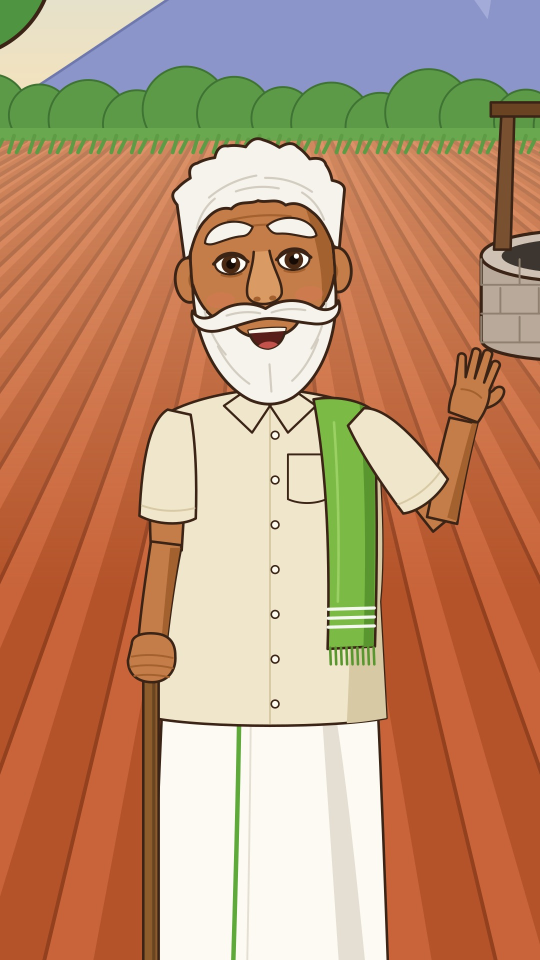
#> input picture series/01-groundnut/ep01/2d-test/2d_gesture.jpg, 1080 x 1920 px (shown at 1/2 size)
$ python cutout.py ../../series/01-groundnut/ep01/2d-test/2d_gesture.jpg ../../series/01-groundnut/ep01/2d-test/2d_med.jpg
#> lines starting #> are read from the running program, lines starting #| are printed output that depends on the picture; after the words box and inside, x2 and y2 are one past the last pixel; in counts of white or black regions, pixels touching at a corner belong together
"""Cut a character out of a plain white background (art from assets/2d/source).

Usage:
    python tools/toon/cutout.py IN.png OUT.png

Only near-white pixels that connect to the image border become transparent, so white
clothes, hair and beard inside the outline stay solid. The edge is softened by one
pixel so the cut-out sits cleanly on any background.
"""
import sys

import numpy as np
from PIL import Image
from scipy import ndimage


def cutout(img, thresh=238):
#> called with thresh = 238
    a = np.asarray(img.convert("RGB")).astype(np.int16)
    white = (a.min(axis=2) >= thresh) & (a.max(axis=2) - a.min(axis=2) <= 14)
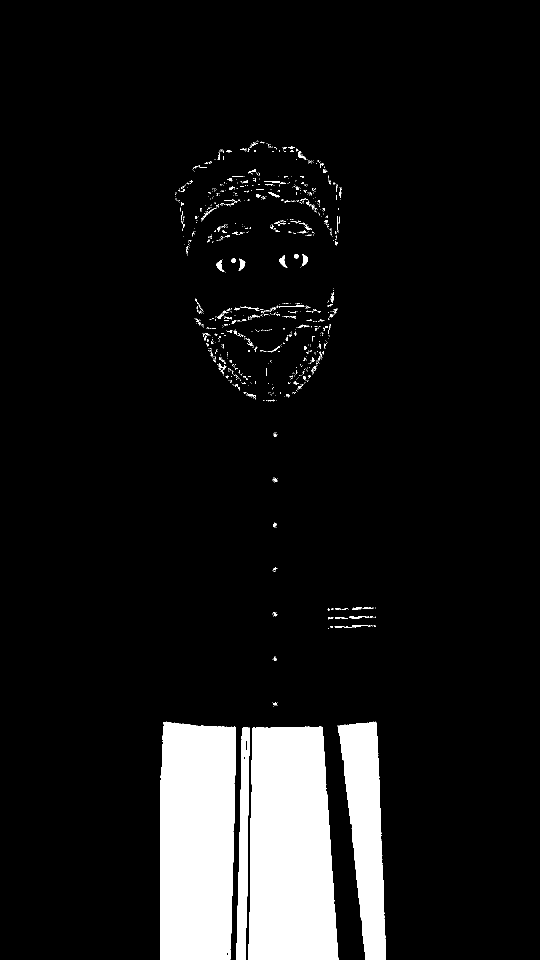
#> white: shape (1920, 1080) bool (shown at 1/2 size); 9% white; 1030 white regions (919 under 20 px), largest, box (x1, y1, x2, y2) and area: (497, 1453, 677, 1920) 74516, (321, 1443, 472, 1920) 68100, (675, 1443, 772, 1920) 27576
    lab, _ = ndimage.label(white)
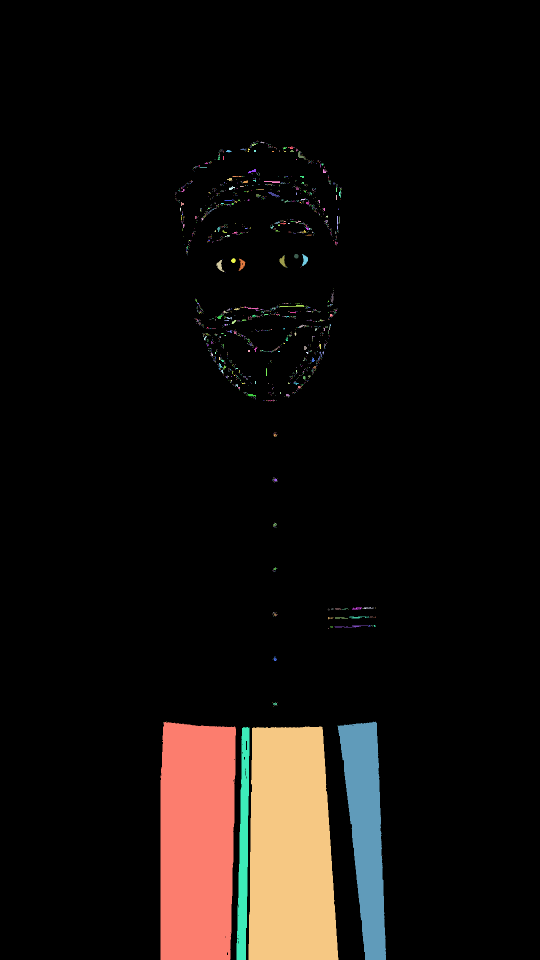
#> lab: shape (1920, 1080) int32 (shown at 1/2 size); 1767 distinct labels, from 0 to 1766; one colour per label, 0 black
    border = np.unique(np.concatenate([lab[0], lab[-1], lab[:, 0], lab[:, -1]]))
#> border = [0, 1756, 1758, 1762, 1763]
    bg = np.isin(lab, border[border > 0])
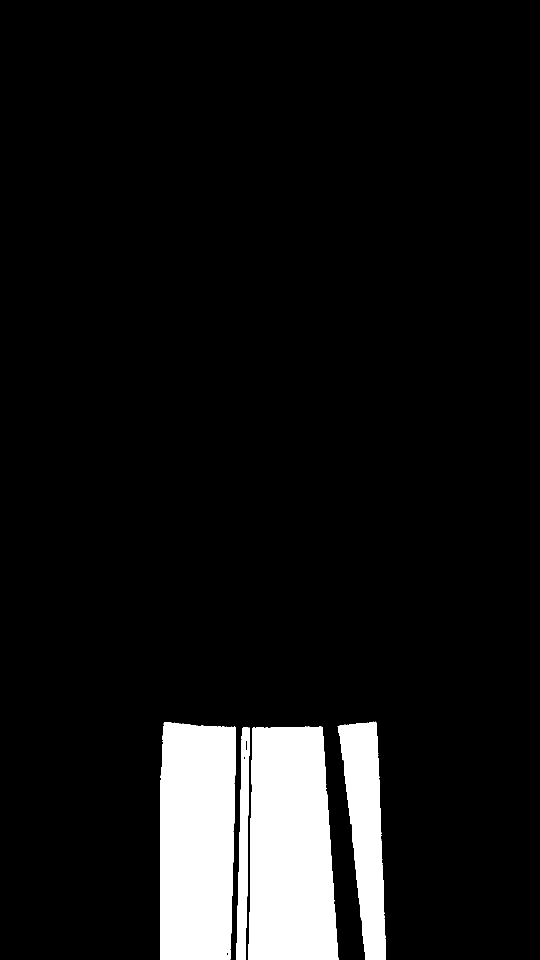
#> bg: shape (1920, 1080) bool (shown at 1/2 size); 8.6% white; 4 white regions, box (x1, y1, x2, y2) and area: (497, 1453, 677, 1920) 74515, (321, 1444, 472, 1920) 68095, (675, 1443, 772, 1920) 27575, (473, 1454, 499, 1920) 7790
    bg = ndimage.binary_opening(bg, iterations=1)
#> bg: shape (1920, 1080) bool; 8.6% white; 4 white regions, box (x1, y1, x2, y2) and area: (497, 1453, 677, 1920) 74507, (321, 1444, 472, 1920) 68080, (676, 1443, 772, 1920) 27562, (473, 1454, 499, 1920) 7766
    alpha = (~bg).astype(np.float32)
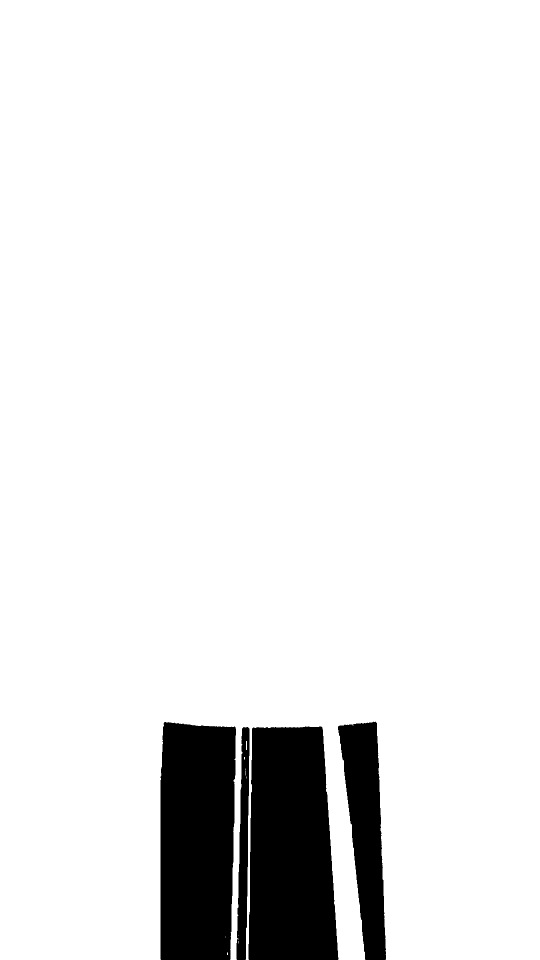
#> alpha: shape (1920, 1080) float32 (shown at 1/2 size); values 0 (black) and 1 (white), 91.4% white; 4 black regions, box (x1, y1, x2, y2) and area: (497, 1453, 677, 1920) 74507, (321, 1444, 472, 1920) 68080, (676, 1443, 772, 1920) 27562, (473, 1454, 499, 1920) 7766
    alpha = ndimage.gaussian_filter(alpha, 0.8)
    out = img.convert("RGBA")
    out.putalpha(Image.fromarray((alpha * 255).astype(np.uint8)))
    return out


if __name__ == "__main__":
    cutout(Image.open(sys.argv[1])).save(sys.argv[2])
    print("saved", sys.argv[2])

$ run again, on series/01-groundnut/ep01/2d-test/sheet_wave.jpg
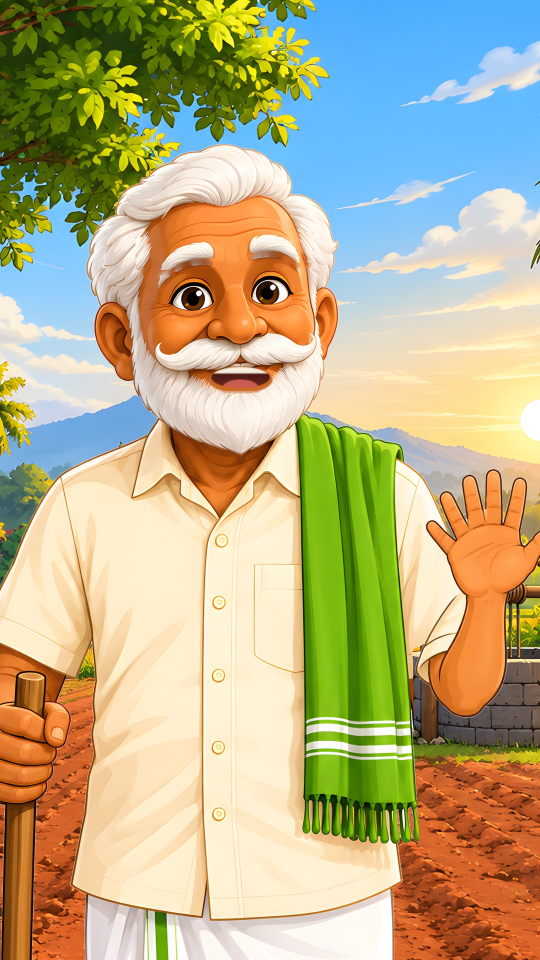
#> input picture series/01-groundnut/ep01/2d-test/sheet_wave.jpg, 1080 x 1920 px (shown at 1/2 size)
#> white: shape (1920, 1080) bool; 2.1% white; 437 white regions (340 under 20 px), largest, box (x1, y1, x2, y2) and area: (459, 1792, 784, 1920) 19242, (1042, 800, 1080, 881) 2393, (399, 1862, 465, 1920) 2072
#> in cutout, `lab, _ = ndimage.label(white)`:
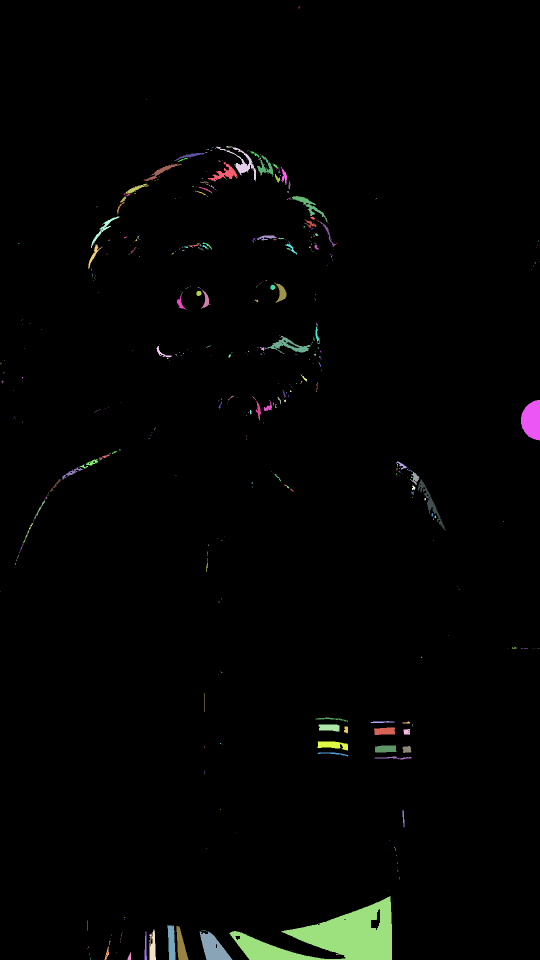
#> lab: shape (1920, 1080) int32 (shown at 1/2 size); 609 distinct labels, from 0 to 608; one colour per label, 0 black
#> border = [0, 352, 389, 525, 576, 580, 581, 582, 584, 585, 601, 605, 608]
#> in cutout, `alpha = (~bg).astype(np.float32)`:
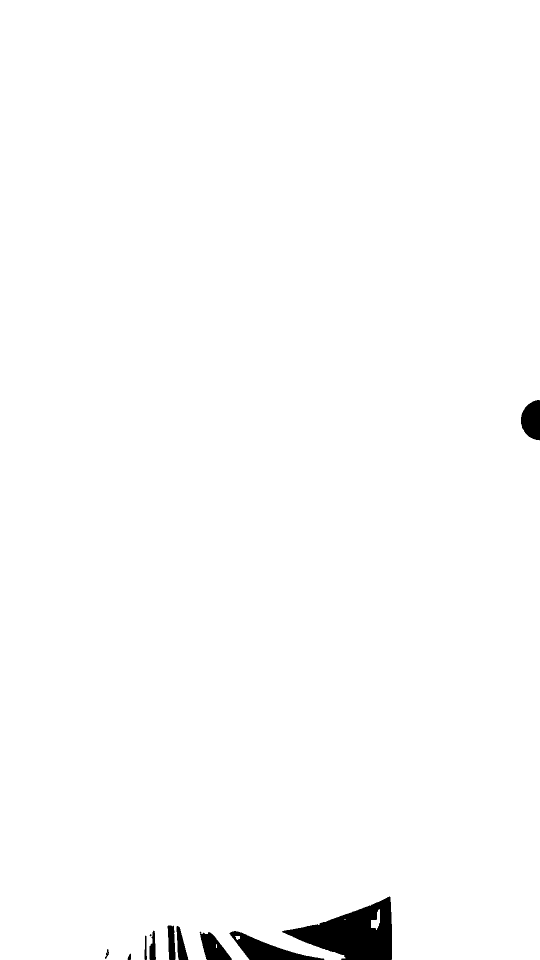
#> alpha: shape (1920, 1080) float32 (shown at 1/2 size); values 0 (black) and 1 (white), 98.7% white; 11 black regions (1 under 20 px), largest, box (x1, y1, x2, y2) and area: (564, 1793, 784, 1920) 14939, (459, 1862, 649, 1920) 4202, (1042, 800, 1080, 881) 2390
